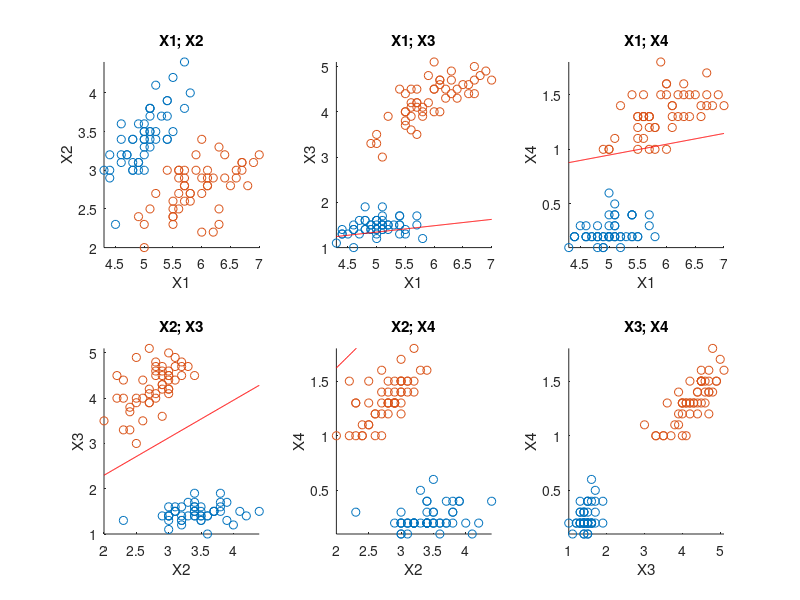

Reproduce this figure in MATLAB. (Note: this script raises an error after producing the figure.)
load fisheriris.mat

% truncate to only binary classification
X = meas(1:100, :);
Y = [zeros([50 1]); ones([50 1])]; 

mu0 = mean(X(1:50, :))';
mu1 = mean(X(51:100, :))';
X2 = [X(1:50, :) - repmat(mu0', [50, 1]); X(51:100, :) - repmat(mu1', [50, 1])];
S = inv(cov(X2));
p = 2 * (mu0 - mu1)' * S;
c = mu0' * S * mu0 - mu1' * S * mu1;

figure(2);
k = 1;
for i = 1:4
    for j = (i+1):4
        subplot(2,3,k);
        hold all; 
        scatter(X(1:50, i), X(1:50, j), 'b.');
        scatter(X(51:100, i), X(51:100, j), 'gx');
        u = min(X(:, i)):0.01:max(X(:, i));
        plot(u, (c-p(i)*u)/p(j), 'r');
        xlim([min(X(:, i)), max(X(:, i))]);
        ylim([min(X(:, j)), max(X(:, j))]);
        title(['X' num2str(i) '; X' num2str(j)]);
        hold off;
        xlabel(['X' num2str(i)]);
        ylabel(['X' num2str(j)]);
        k = k + 1;
    end
end





%%
figure(1)
k = 1;
for i = 1:4
    for j = (i+1):4
        X = meas(1:100, [i j]);
        mu0 = mean(X(1:50, :))';
        mu1 = mean(X(51:100, :))';
        S = inv(cov(X));
        p = 2 * (mu0 - mu1)' * S;
        %display(p);
        c = mu0' * S * mu0 - mu1' * S * mu1;
        %display(c);
        f = @(x1, x2) -c + p(1)*x1 + p(2)*x2;
        
        q = fitclinear(X,Y, 'Learner', 'logistic');
        
        f2 = @(x1, x2) q.Bias + q.Beta(1)*x1 + q.Beta(2)*x2;
        
        subplot(2,3,k);
        hold all; 
        scatter(X(1:50, 1), X(1:50, 2), 'b.');
        scatter(X(51:100, 1), X(51:100, 2), 'g.');
        h = ezplot(f);
        h.LineWidth = 2.0;
        h.Color='r';
        g = ezplot(f2);
        g.LineWidth = 2.0;
        g.Color='m';
        xlim([min(X(:, 1)), max(X(:, 1))]);
        ylim([min(X(:, 2)), max(X(:, 2))]);
        title(['X' num2str(i) '; X' num2str(j)]);
        %legend('', '', 'Parametric', 'Logistic')
        hold off;
        xlabel(['X' num2str(i)]);
        ylabel(['X' num2str(j)]);
        k = k + 1;
    end
end

